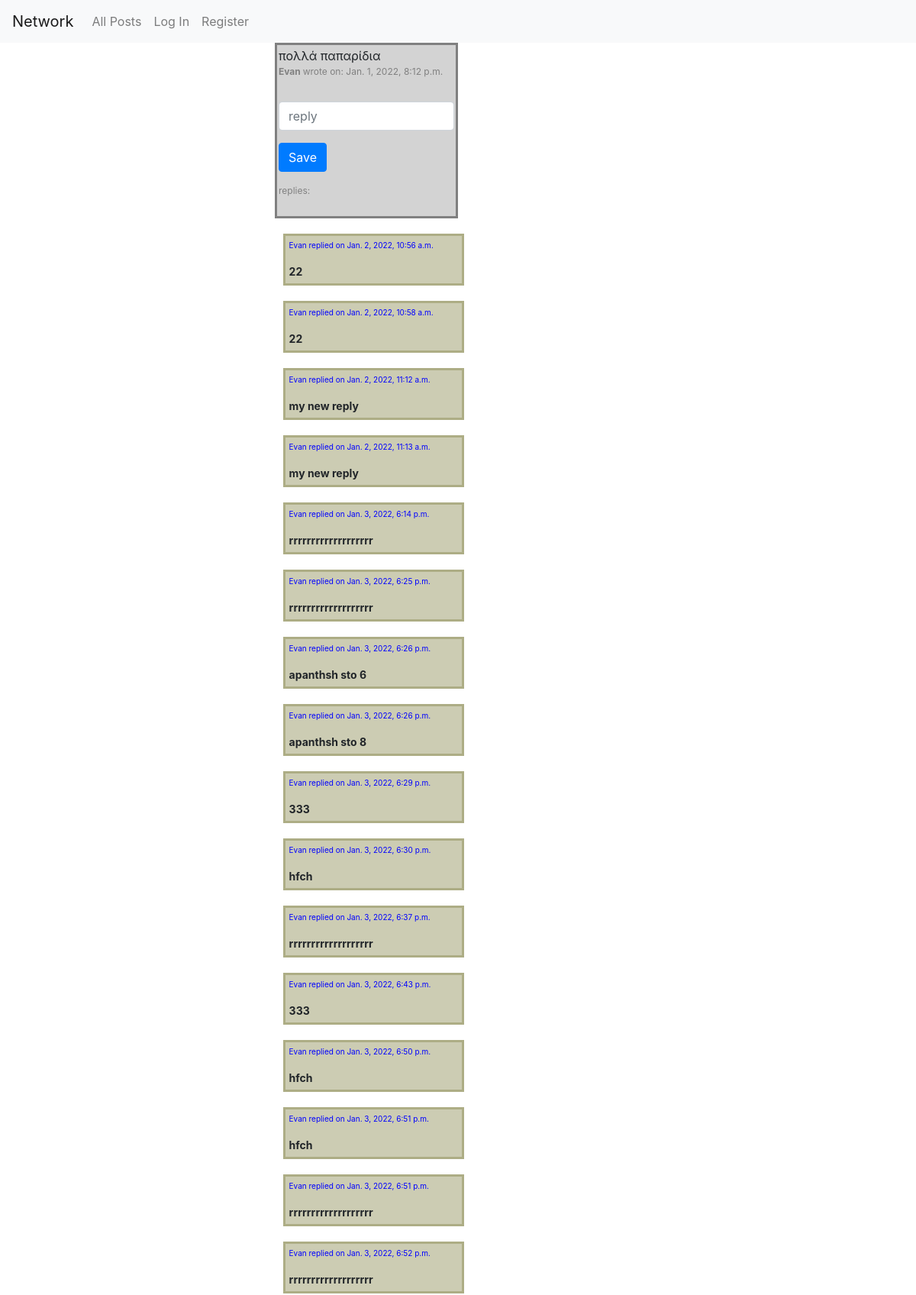
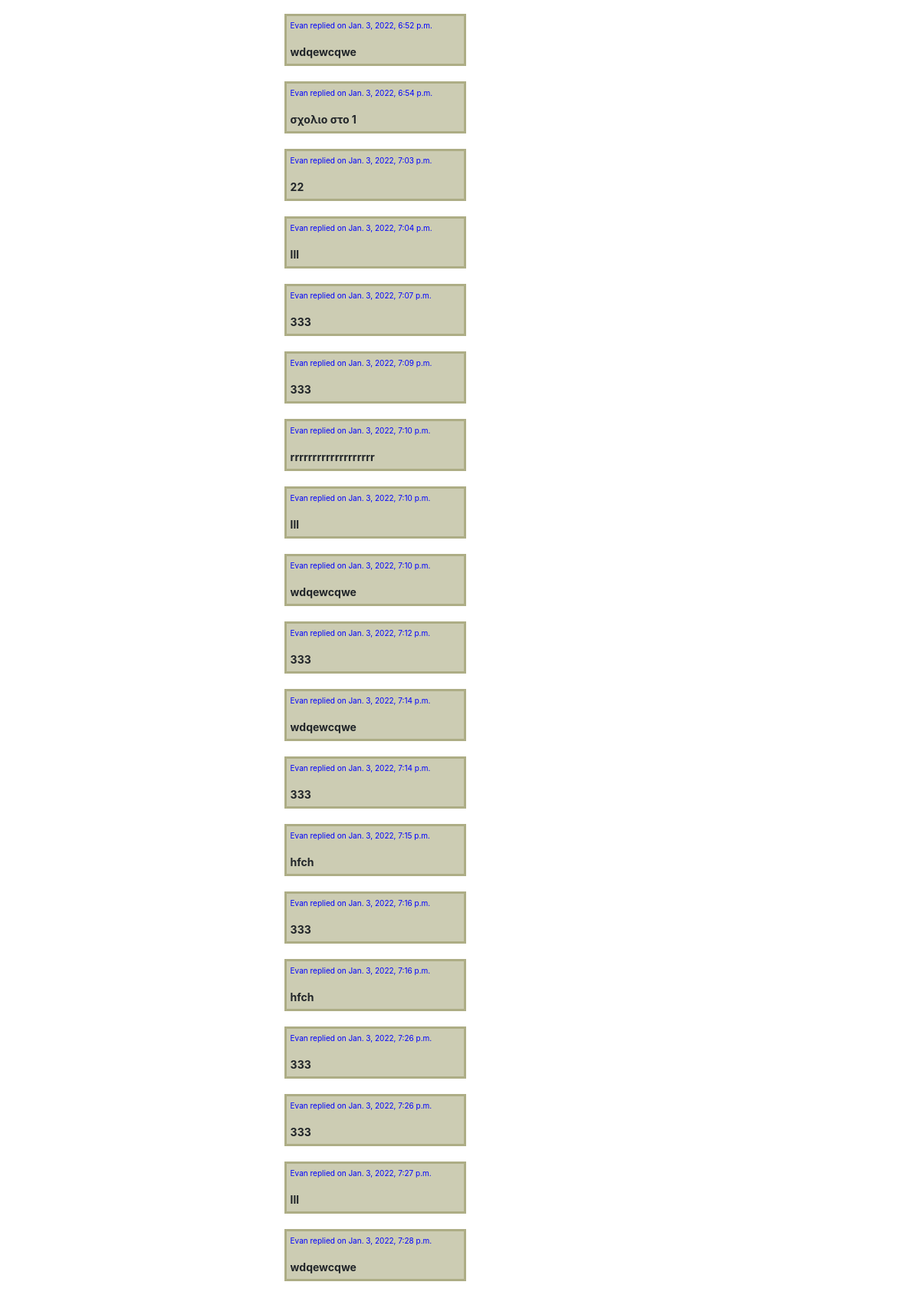
The page / (upper part) on the database its author committed (2 pictures, top to bottom).
### network/models.py (models this page shows, shortened)
class Mypost(models.Model):
    description=models.CharField(max_length=300)
    created_date=models.DateTimeField(default=now, editable=False)
    owner=models.ForeignKey(User, on_delete=models.CASCADE, null="TRUE", blank="TRUE")
    objects = MypostManager()

class User(AbstractUser):
    email=models.EmailField(max_length=254)
    def __str__(self):
        return f"{self.username}"

class Reply(models.Model):
    reply_txt=models.CharField(max_length=150, blank="True")
    mypost_reply=models.ForeignKey(Mypost, on_delete=models.CASCADE, null="TRUE", blank="TRUE")
    created_date=models.DateTimeField(default=now, editable=False)
    lists = models.ManyToManyField(Mypost, blank="TRUE", related_name="replies")  # post_reply
    owner = models.ForeignKey(User, on_delete=models.CASCADE, null="TRUE", blank="TRUE")
    objects = ReplyManager()
    def __str__(self):
        return f"{self.reply_txt}"

### network/views.py (the view)
# urls.py: path("", views.index, name="index"),
def index(request):
    all_posts=Mypost.objects.all()
    created_date = timezone.now()
    owner = request.user.id
    replies = Reply.objects.all()
    if request.method == "POST":
        reply_txt = request.POST["reply_txt"]
        mypost_reply = request.POST.get("post_id")
        mypost = Mypost.objects.get(id=mypost_reply)
        my_post_replies = Reply.objects.filter(mypost_reply=mypost_reply)
        reply = Reply.objects.create_reply(reply_txt=reply_txt, created_date=created_date, owner=owner,
                                           mypost_reply=mypost)
        reply.save()
        print(reply)
        reply.lists.add(mypost)
        print(owner, "replied on post number", mypost_reply)
        return render(request, "network/index.html", {"all_posts": all_posts, "replies":replies}) # to set following posts not all posts later my_post_replies": my_post_replies,
    else:
        return render(request, "network/index.html", {"all_posts": all_posts,"replies":replies})

### network/templates/network/index.html (shortened to what this page needs)
{% extends "network/layout.html" %}
{% block body %}
    {% for post in all_posts %}
<div class="post">{{post.description}}
            <p style= "color:grey; font-size:12px;"> <strong>{{post.owner}} </strong>wrote on: {{post.created_date}} </p>
        <form action="{% url 'index' %}" method="post">
        <div class="form-group">
            <input class="form-control" style="margin-top:30px"; type="text" name="reply_txt" placeholder="reply">
        </div>
    <input class="btn btn-primary" type="submit" value="Save">
            <p style= "color:grey; font-size:12px;"> replies: {{reply_txt}}</p>
</div>
    </div>
    <ul>
{% for rep in replies %}
        <div class="replies" ><p style= "color:blue; font-size:10px;">{{rep.owner}} replied on {{rep.created_date}}</p> <strong>{{rep}} </strong> </div>
{% endfor %}
   </ul>
{% endfor %}
{% endblock %}

### network/templates/network/layout.html (shortened to what this page needs)
{% load static %}
<!DOCTYPE html>
<html lang="en">
    <head>
        <link rel="stylesheet" href="https://stackpath.bootstrapcdn.com/bootstrap/4.4.1/css/bootstrap.min.css">
        <link href="{% static 'network/styles.css' %}" rel="stylesheet">
    </head>
    <body>
        <nav class="navbar navbar-expand-lg navbar-light bg-light">
            <a class="navbar-brand" href="#">Network</a>
            <div>
              <ul class="navbar-nav mr-auto">
                <li class="nav-item">
                  <a class="nav-link" href="{% url 'index' %}">All Posts</a>
                </li>
                {% if user.is_authenticated %}
                    <li class="nav-item">
                        <a class="nav-link" href="#">Following</a>
                    </li>
                    <li class="nav-item">
                        <a class="nav-link" href="{% url 'logout' %}">Log Out</a>
                    </li>
                  <li class="nav-item">
                        <a class="nav-link" href="{% url 'create_post' %}">Create Post</a>
                    </li>
                {% else %}
                    <li class="nav-item">
                        <a class="nav-link" href="{% url 'login' %}">Log In</a>
                    </li>
                    <li class="nav-item">
                        <a class="nav-link" href="{% url 'register' %}">Register</a>
                    </li>
                {% endif %}
              </ul>
            </div>
          </nav>
        <div class="body">
            {% block body %}
            {% endblock %}
    </body>
</html>

### network/static/network/styles.css (style rules this page uses)
.post { border: 3px solid grey; background-color: lightgrey; font-size: 16px; height: 230px; width: 20%; padding: 2px; margin-bottom:20px; position: relative; left: 30%; }
.replies { border: 3px solid #adad85; background-color: #ccccb3; font-size: 14px; min-height: 10px; width: 20.5%; padding: 5px; margin-bottom:20px; position: relative; overflow: visible; left: 28.5%; }

### rows shown on the page
Mypost: description "πολλά παπαρίδια", owner "Evan", created_date "Jan. 1, 2022, 8:12 p.m."
Reply: owner "Evan", created_date "Jan. 2, 2022, 10:56 a.m.", reply_txt "22"
Reply: owner "Evan", created_date "Jan. 2, 2022, 10:58 a.m.", reply_txt "22"
Reply: owner "Evan", created_date "Jan. 2, 2022, 11:12 a.m.", reply_txt "my new reply"
Reply: owner "Evan", created_date "Jan. 2, 2022, 11:13 a.m.", reply_txt "my new reply"
Reply: owner "Evan", created_date "Jan. 3, 2022, 6:14 p.m.", reply_txt "rrrrrrrrrrrrrrrrrrr"
Reply: owner "Evan", created_date "Jan. 3, 2022, 6:25 p.m.", reply_txt "rrrrrrrrrrrrrrrrrrr"
Reply: owner "Evan", created_date "Jan. 3, 2022, 6:26 p.m.", reply_txt "apanthsh sto 6"
Reply: owner "Evan", created_date "Jan. 3, 2022, 6:26 p.m.", reply_txt "apanthsh sto 8"
Reply: owner "Evan", created_date "Jan. 3, 2022, 6:29 p.m.", reply_txt "333"
Reply: owner "Evan", created_date "Jan. 3, 2022, 6:30 p.m.", reply_txt "hfch"
Reply: owner "Evan", created_date "Jan. 3, 2022, 6:37 p.m.", reply_txt "rrrrrrrrrrrrrrrrrrr"
Reply: owner "Evan", created_date "Jan. 3, 2022, 6:43 p.m.", reply_txt "333"
Reply: owner "Evan", created_date "Jan. 3, 2022, 6:50 p.m.", reply_txt "hfch"
Reply: owner "Evan", created_date "Jan. 3, 2022, 6:51 p.m.", reply_txt "hfch"
Reply: owner "Evan", created_date "Jan. 3, 2022, 6:51 p.m.", reply_txt "rrrrrrrrrrrrrrrrrrr"
Reply: owner "Evan", created_date "Jan. 3, 2022, 6:52 p.m.", reply_txt "rrrrrrrrrrrrrrrrrrr"
Reply: owner "Evan", created_date "Jan. 3, 2022, 6:52 p.m.", reply_txt "wdqewcqwe"
Reply: owner "Evan", created_date "Jan. 3, 2022, 6:54 p.m.", reply_txt "σχολιο στο 1"
Reply: owner "Evan", created_date "Jan. 3, 2022, 7:03 p.m.", reply_txt "22"
Reply: owner "Evan", created_date "Jan. 3, 2022, 7:04 p.m.", reply_txt "lll"
Reply: owner "Evan", created_date "Jan. 3, 2022, 7:07 p.m.", reply_txt "333"
Reply: owner "Evan", created_date "Jan. 3, 2022, 7:09 p.m.", reply_txt "333"
Reply: owner "Evan", created_date "Jan. 3, 2022, 7:10 p.m.", reply_txt "rrrrrrrrrrrrrrrrrrr"
Reply: owner "Evan", created_date "Jan. 3, 2022, 7:10 p.m.", reply_txt "lll"
Reply: owner "Evan", created_date "Jan. 3, 2022, 7:10 p.m.", reply_txt "wdqewcqwe"
Reply: owner "Evan", created_date "Jan. 3, 2022, 7:12 p.m.", reply_txt "333"
Reply: owner "Evan", created_date "Jan. 3, 2022, 7:14 p.m.", reply_txt "wdqewcqwe"
Reply: owner "Evan", created_date "Jan. 3, 2022, 7:14 p.m.", reply_txt "333"
Reply: owner "Evan", created_date "Jan. 3, 2022, 7:15 p.m.", reply_txt "hfch"
Reply: owner "Evan", created_date "Jan. 3, 2022, 7:16 p.m.", reply_txt "333"
Reply: owner "Evan", created_date "Jan. 3, 2022, 7:16 p.m.", reply_txt "hfch"
Reply: owner "Evan", created_date "Jan. 3, 2022, 7:26 p.m.", reply_txt "333"
Reply: owner "Evan", created_date "Jan. 3, 2022, 7:26 p.m.", reply_txt "333"
Reply: owner "Evan", created_date "Jan. 3, 2022, 7:27 p.m.", reply_txt "lll"
Reply: owner "Evan", created_date "Jan. 3, 2022, 7:28 p.m.", reply_txt "wdqewcqwe"
